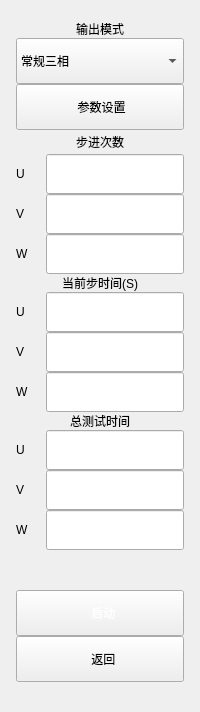
       <widget class="QWidget" name="stepLadderPage">
        <layout class="QVBoxLayout" name="verticalLayout_7">
         <property name="spacing">
          <number>0</number>
         </property>
         <property name="leftMargin">
          <number>16</number>
         </property>
         <property name="topMargin">
          <number>20</number>
         </property>
         <property name="rightMargin">
          <number>16</number>
         </property>
         <property name="bottomMargin">
          <number>30</number>
         </property>
         <item>
          <widget class="QLabel" name="outputModeLab2">
           <property name="text">
            <string>输出模式</string>
           </property>
           <property name="alignment">
            <set>Qt::AlignCenter</set>
           </property>
          </widget>
         </item>
         <item>
          <widget class="QComboBox" name="outputModeCB2">
           <property name="minimumSize">
            <size>
             <width>0</width>
             <height>46</height>
            </size>
           </property>
           <property name="layoutDirection">
            <enum>Qt::LeftToRight</enum>
           </property>
           <property name="sizeAdjustPolicy">
            <enum>QComboBox::AdjustToMinimumContentsLengthWithIcon</enum>
           </property>
           <item>
            <property name="text">
             <string>常规三相</string>
            </property>
           </item>
           <item>
            <property name="text">
             <string>三相分立</string>
            </property>
           </item>
           <item>
            <property name="text">
             <string>三相不平衡</string>
            </property>
           </item>
           <item>
            <property name="text">
             <string>合并单相</string>
            </property>
           </item>
          </widget>
         </item>
         <item>
          <widget class="QPushButton" name="setDataBtn2">
           <property name="minimumSize">
            <size>
             <width>0</width>
             <height>46</height>
            </size>
           </property>
           <property name="text">
            <string> 参数设置</string>
           </property>
           <property name="icon">
            <iconset resource="../res/res.qrc">
             <normaloff>:/png/main/icon_canshu.png</normaloff>:/png/main/icon_canshu.png</iconset>
           </property>
           <property name="iconSize">
            <size>
             <width>20</width>
             <height>20</height>
            </size>
           </property>
          </widget>
         </item>
         <item>
          <widget class="QLabel" name="stepNumLab2">
           <property name="minimumSize">
            <size>
             <width>0</width>
             <height>24</height>
            </size>
           </property>
           <property name="text">
            <string>步进次数</string>
           </property>
           <property name="alignment">
            <set>Qt::AlignCenter</set>
           </property>
          </widget>
         </item>
         <item>
          <widget class="QWidget" name="stepNumLOU2" native="true">
           <layout class="QHBoxLayout" name="stepNumLOU2x">
            <property name="spacing">
             <number>10</number>
            </property>
            <property name="leftMargin">
             <number>0</number>
            </property>
            <property name="topMargin">
             <number>0</number>
            </property>
            <property name="rightMargin">
             <number>0</number>
            </property>
            <property name="bottomMargin">
             <number>0</number>
            </property>
            <item>
             <widget class="QLabel" name="stepNoLabU2">
              <property name="minimumSize">
               <size>
                <width>20</width>
                <height>0</height>
               </size>
              </property>
              <property name="text">
               <string notr="true">U</string>
              </property>
             </widget>
            </item>
            <item>
             <widget class="QLineEdit" name="stepNoLEU2">
              <property name="minimumSize">
               <size>
                <width>0</width>
                <height>40</height>
               </size>
              </property>
              <property name="maximumSize">
               <size>
                <width>16777215</width>
                <height>16777215</height>
               </size>
              </property>
              <property name="text">
               <string notr="true"/>
              </property>
              <property name="alignment">
               <set>Qt::AlignCenter</set>
              </property>
              <property name="readOnly">
               <bool>true</bool>
              </property>
             </widget>
            </item>
           </layout>
          </widget>
         </item>
         <item>
          <widget class="QWidget" name="stepNumLOV2" native="true">
           <layout class="QHBoxLayout" name="stepNumLOV2x">
            <property name="spacing">
             <number>10</number>
            </property>
            <property name="leftMargin">
             <number>0</number>
            </property>
            <property name="topMargin">
             <number>0</number>
            </property>
            <property name="rightMargin">
             <number>0</number>
            </property>
            <property name="bottomMargin">
             <number>0</number>
            </property>
            <item>
             <widget class="QLabel" name="stepNoLabV2">
              <property name="minimumSize">
               <size>
                <width>20</width>
                <height>0</height>
               </size>
              </property>
              <property name="text">
               <string notr="true">V</string>
              </property>
             </widget>
            </item>
            <item>
             <widget class="QLineEdit" name="stepNoLEV2">
              <property name="minimumSize">
               <size>
                <width>0</width>
                <height>40</height>
               </size>
              </property>
              <property name="maximumSize">
               <size>
                <width>16777215</width>
                <height>16777215</height>
               </size>
              </property>
              <property name="text">
               <string notr="true"/>
              </property>
              <property name="alignment">
               <set>Qt::AlignCenter</set>
              </property>
              <property name="readOnly">
               <bool>true</bool>
              </property>
             </widget>
            </item>
           </layout>
          </widget>
         </item>
         <item>
          <widget class="QWidget" name="stepNumLOW2" native="true">
           <layout class="QHBoxLayout" name="stepNumLOW2x">
            <property name="spacing">
             <number>10</number>
            </property>
            <property name="leftMargin">
             <number>0</number>
            </property>
            <property name="topMargin">
             <number>0</number>
            </property>
            <property name="rightMargin">
             <number>0</number>
            </property>
            <property name="bottomMargin">
             <number>0</number>
            </property>
            <item>
             <widget class="QLabel" name="stepNoLabW2">
              <property name="minimumSize">
               <size>
                <width>20</width>
                <height>0</height>
               </size>
              </property>
              <property name="text">
               <string notr="true">W</string>
              </property>
             </widget>
            </item>
            <item>
             <widget class="QLineEdit" name="stepNoLEW2">
              <property name="minimumSize">
               <size>
                <width>0</width>
                <height>40</height>
               </size>
              </property>
              <property name="maximumSize">
               <size>
                <width>16777215</width>
                <height>16777215</height>
               </size>
              </property>
              <property name="text">
               <string notr="true"/>
              </property>
              <property name="alignment">
               <set>Qt::AlignCenter</set>
              </property>
              <property name="readOnly">
               <bool>true</bool>
              </property>
             </widget>
            </item>
           </layout>
          </widget>
         </item>
         <item>
          <widget class="QLabel" name="singleStepTimeLab2">
           <property name="text">
            <string>当前步时间(S)</string>
           </property>
           <property name="alignment">
            <set>Qt::AlignCenter</set>
           </property>
          </widget>
         </item>
         <item>
          <widget class="QWidget" name="singleStepTimeLOU2" native="true">
           <layout class="QHBoxLayout" name="singleStepTimeLOU2x">
            <property name="spacing">
             <number>10</number>
            </property>
            <property name="leftMargin">
             <number>0</number>
            </property>
            <property name="topMargin">
             <number>0</number>
            </property>
            <property name="rightMargin">
             <number>0</number>
            </property>
            <property name="bottomMargin">
             <number>0</number>
            </property>
            <item>
             <widget class="QLabel" name="singleStepTimeLabU2">
              <property name="minimumSize">
               <size>
                <width>20</width>
                <height>0</height>
               </size>
              </property>
              <property name="text">
               <string notr="true">U</string>
              </property>
             </widget>
            </item>
            <item>
             <widget class="QLineEdit" name="singleStepTimeLEU2">
              <property name="minimumSize">
               <size>
                <width>0</width>
                <height>40</height>
               </size>
              </property>
              <property name="maximumSize">
               <size>
                <width>14531531</width>
                <height>16777215</height>
               </size>
              </property>
              <property name="text">
               <string notr="true"/>
              </property>
              <property name="alignment">
               <set>Qt::AlignCenter</set>
              </property>
              <property name="readOnly">
               <bool>true</bool>
              </property>
             </widget>
            </item>
           </layout>
          </widget>
         </item>
         <item>
          <widget class="QWidget" name="singleStepTimeLOV2" native="true">
           <layout class="QHBoxLayout" name="singleStepTimeLOV2x">
            <property name="spacing">
             <number>10</number>
            </property>
            <property name="leftMargin">
             <number>0</number>
            </property>
            <property name="topMargin">
             <number>0</number>
            </property>
            <property name="rightMargin">
             <number>0</number>
            </property>
            <property name="bottomMargin">
             <number>0</number>
            </property>
            <item>
             <widget class="QLabel" name="singleStepTimeLabV2">
              <property name="minimumSize">
               <size>
                <width>20</width>
                <height>0</height>
               </size>
              </property>
              <property name="text">
               <string notr="true">V</string>
              </property>
             </widget>
            </item>
            <item>
             <widget class="QLineEdit" name="singleStepTimeLEV2">
              <property name="minimumSize">
               <size>
                <width>0</width>
                <height>40</height>
               </size>
              </property>
              <property name="maximumSize">
               <size>
                <width>16777215</width>
                <height>16777215</height>
               </size>
              </property>
              <property name="text">
               <string notr="true"/>
              </property>
              <property name="alignment">
               <set>Qt::AlignCenter</set>
              </property>
              <property name="readOnly">
               <bool>true</bool>
              </property>
             </widget>
            </item>
           </layout>
          </widget>
         </item>
         <item>
          <widget class="QWidget" name="singleStepTimeLOW2" native="true">
           <layout class="QHBoxLayout" name="singleStepTimeLOW2x">
            <property name="spacing">
             <number>10</number>
            </property>
            <property name="leftMargin">
             <number>0</number>
            </property>
            <property name="topMargin">
             <number>0</number>
            </property>
            <property name="rightMargin">
             <number>0</number>
            </property>
            <property name="bottomMargin">
             <number>0</number>
            </property>
            <item>
             <widget class="QLabel" name="singleStepTimeLabW2">
              <property name="minimumSize">
               <size>
                <width>20</width>
                <height>0</height>
               </size>
              </property>
              <property name="text">
               <string notr="true">W</string>
              </property>
             </widget>
            </item>
            <item>
             <widget class="QLineEdit" name="singleStepTimeLEW2">
              <property name="minimumSize">
               <size>
                <width>0</width>
                <height>40</height>
               </size>
              </property>
              <property name="maximumSize">
               <size>
                <width>16777215</width>
                <height>16777215</height>
               </size>
              </property>
              <property name="text">
               <string notr="true"/>
              </property>
              <property name="alignment">
               <set>Qt::AlignCenter</set>
              </property>
              <property name="readOnly">
               <bool>true</bool>
              </property>
             </widget>
            </item>
           </layout>
          </widget>
         </item>
         <item>
          <widget class="QLabel" name="totalTimeLab2">
           <property name="text">
            <string>总测试时间</string>
           </property>
           <property name="alignment">
            <set>Qt::AlignCenter</set>
           </property>
          </widget>
         </item>
         <item>
          <widget class="QWidget" name="totalTimeLOU2" native="true">
           <layout class="QHBoxLayout" name="totalTimeLOU2x">
            <property name="spacing">
             <number>10</number>
            </property>
            <property name="leftMargin">
             <number>0</number>
            </property>
            <property name="topMargin">
             <number>0</number>
            </property>
            <property name="rightMargin">
             <number>0</number>
            </property>
            <property name="bottomMargin">
             <number>0</number>
            </property>
            <item>
             <widget class="QLabel" name="totalTimeLabU2">
              <property name="minimumSize">
               <size>
                <width>20</width>
                <height>0</height>
               </size>
              </property>
              <property name="text">
               <string notr="true">U</string>
              </property>
             </widget>
            </item>
            <item>
             <widget class="QLineEdit" name="totalTimeLEU2">
              <property name="minimumSize">
               <size>
                <width>0</width>
                <height>40</height>
               </size>
              </property>
              <property name="maximumSize">
               <size>
                <width>16777215</width>
                <height>16777215</height>
               </size>
              </property>
              <property name="text">
               <string notr="true"/>
              </property>
              <property name="alignment">
               <set>Qt::AlignCenter</set>
              </property>
              <property name="readOnly">
               <bool>true</bool>
              </property>
             </widget>
            </item>
           </layout>
          </widget>
         </item>
         <item>
          <widget class="QWidget" name="totalTimeLOV2" native="true">
           <layout class="QHBoxLayout" name="totalTimeLOV2x">
            <property name="spacing">
             <number>10</number>
            </property>
            <property name="leftMargin">
             <number>0</number>
            </property>
            <property name="topMargin">
             <number>0</number>
            </property>
            <property name="rightMargin">
             <number>0</number>
            </property>
            <property name="bottomMargin">
             <number>0</number>
            </property>
            <item>
             <widget class="QLabel" name="totalTimeLabV2">
              <property name="minimumSize">
               <size>
                <width>20</width>
                <height>0</height>
               </size>
              </property>
              <property name="text">
               <string notr="true">V</string>
              </property>
             </widget>
            </item>
            <item>
             <widget class="QLineEdit" name="totalTimeLEV2">
              <property name="minimumSize">
               <size>
                <width>0</width>
                <height>40</height>
               </size>
              </property>
              <property name="maximumSize">
               <size>
                <width>16777215</width>
                <height>16777215</height>
               </size>
              </property>
              <property name="text">
               <string notr="true"/>
              </property>
              <property name="alignment">
               <set>Qt::AlignCenter</set>
              </property>
              <property name="readOnly">
               <bool>true</bool>
              </property>
             </widget>
            </item>
           </layout>
          </widget>
         </item>
         <item>
          <widget class="QWidget" name="totalTimeLOW2" native="true">
           <layout class="QHBoxLayout" name="totalTimeLOW2x">
            <property name="spacing">
             <number>10</number>
            </property>
            <property name="leftMargin">
             <number>0</number>
            </property>
            <property name="topMargin">
             <number>0</number>
            </property>
            <property name="rightMargin">
             <number>0</number>
            </property>
            <property name="bottomMargin">
             <number>0</number>
            </property>
            <item>
             <widget class="QLabel" name="totalTimeLabW2">
              <property name="minimumSize">
               <size>
                <width>20</width>
                <height>0</height>
               </size>
              </property>
              <property name="text">
               <string notr="true">W</string>
              </property>
             </widget>
            </item>
            <item>
             <widget class="QLineEdit" name="totalTimeLEW2">
              <property name="minimumSize">
               <size>
                <width>0</width>
                <height>40</height>
               </size>
              </property>
              <property name="maximumSize">
               <size>
                <width>16777215</width>
                <height>16777215</height>
               </size>
              </property>
              <property name="text">
               <string notr="true"/>
              </property>
              <property name="alignment">
               <set>Qt::AlignCenter</set>
              </property>
              <property name="readOnly">
               <bool>true</bool>
              </property>
             </widget>
            </item>
           </layout>
          </widget>
         </item>
         <item>
          <spacer name="verticalSpacer_4">
           <property name="orientation">
            <enum>Qt::Vertical</enum>
           </property>
           <property name="sizeHint" stdset="0">
            <size>
             <width>20</width>
             <height>40</height>
            </size>
           </property>
          </spacer>
         </item>
         <item>
          <widget class="QPushButton" name="startBtn2">
           <property name="minimumSize">
            <size>
             <width>0</width>
             <height>46</height>
            </size>
           </property>
           <property name="styleSheet">
            <string notr="true">color: rgb(255, 255, 255);</string>
           </property>
           <property name="text">
            <string>  启动</string>
           </property>
           <property name="icon">
            <iconset resource="../res/res.qrc">
             <normaloff>:/png/main/icon_start_selected.png</normaloff>:/png/main/icon_start_selected.png</iconset>
           </property>
           <property name="iconSize">
            <size>
             <width>20</width>
             <height>20</height>
            </size>
           </property>
           <property name="checkable">
            <bool>true</bool>
           </property>
          </widget>
         </item>
         <item>
          <widget class="QPushButton" name="backBtn2">
           <property name="minimumSize">
            <size>
             <width>0</width>
             <height>46</height>
            </size>
           </property>
           <property name="text">
            <string>  返回</string>
           </property>
           <property name="icon">
            <iconset resource="../res/res.qrc">
             <normaloff>:/png/main/icon_back.png</normaloff>:/png/main/icon_back.png</iconset>
           </property>
           <property name="iconSize">
            <size>
             <width>20</width>
             <height>20</height>
            </size>
           </property>
          </widget>
         </item>
        </layout>
       </widget>
